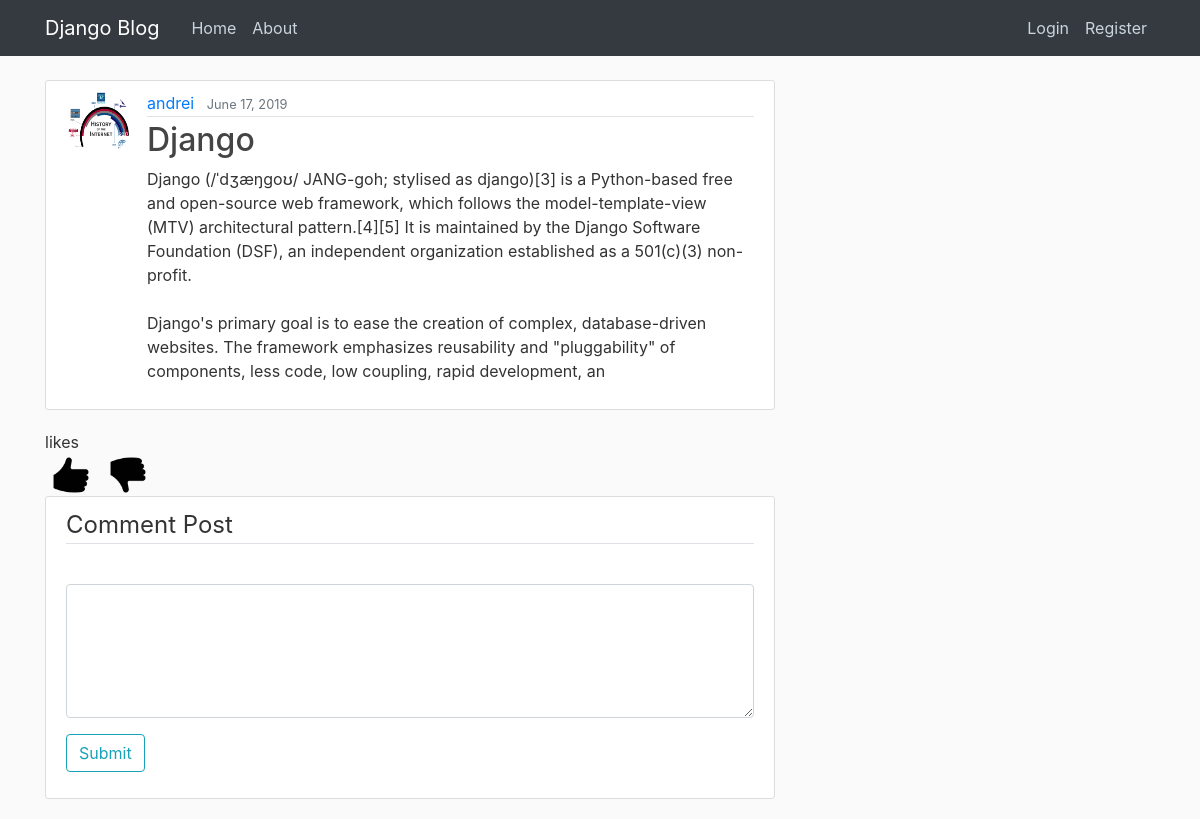
The page /post/13/ on the database its author committed.
### blog/models.py (models this page shows, shortened)
class Post(models.Model):
    title = models.CharField(max_length=100)
    content = models.TextField()
    date_posted = models.DateTimeField(default=timezone.now)
    author = models.ForeignKey(User, on_delete=models.CASCADE)
    rating = RatingField(can_change_vote=True)

### users/models.py (models this page shows, shortened)
class Profile(models.Model):
    user = models.OneToOneField(User, on_delete=models.CASCADE)
    image = models.ImageField(default='default.jpg', upload_to='profile_pics')

### blog/views.py (the view)
# urls.py: path('post/<int:pk>/', PostDetailView.as_view(), name='post-detail'),
class PostDetailView(DetailView):
    model = Post

### blog/templates/blog/post_detail.html (shortened to what this page needs)
{% extends "blog/base.html" %}
{% load staticfiles %}
{% load crispy_forms_tags %}
{% block content %}
  <article class="media content-section">
    <img class="rounded-circle article-img" src="{{ object.author.profile.image.url }}">
    <div class="media-body">
      <div class="article-metadata">
        <a class="mr-2" href="{% url 'user-posts' object.author.username %}">{{ object.author }}</a>
        <small class="text-muted">{{ object.date_posted|date:"F d, Y" }}</small>
      </div>
      <h2 class="article-title">{{ object.title }}</h2>
      <p class="article-content">{{ object.content }}</p>
    </div>
  </article>
  <div class="upvote-downvote">
    <div class="upvotes"> likes</div>
    <button class="vote" onclick="votes('{{object.id}}', 1)"><img src="/media/upvote.png" width="40" height="40"></button>
    <button class="vote" onclick="votes('{{object.id}}', -1)"><img src="/media/downvote.png" width="40" height="40"></button>
  </div>
  <div class="content-section">
    <form>
        <fieldset class="form-group">
            <legend class="border-bottom mb-4">Comment Post</legend>
        </fieldset>
        <div class="form-group">
          <textarea class="form-control" rows="5" id="comment" name="comment"></textarea>
        </div>
        <div class="form-group">
            <button class="btn btn-outline-info" type="button" onclick="add_comment('{{object.id}}')">Submit</button>
        </div>
    </form>
  </div>
{% endblock content %}

### blog/static/blog/main.css (style rules this page uses)
body { background: #fafafa; color: #333333; margin-top: 5rem; }
h1, h2, h3, h4, h5, h6 { color: #444444; }
.content-section { background: #ffffff; padding: 10px 20px; border: 1px solid #dddddd; border-radius: 3px; margin-bottom: 20px; }
.article-title { color: #444444; }
.article-content { white-space: pre-line; }
.article-img { height: 65px; width: 65px; margin-right: 16px; }
.article-metadata { padding-bottom: 1px; margin-bottom: 4px; border-bottom: 1px solid #e3e3e3 }
.vote { background: none !important; border: none !important; cursor: pointer; }

### rows shown on the page
Post: author.profile.image (picture), author "andrei", date_posted "June 17, 2019", title "Django", content "Django (/ˈdʒæŋɡoʊ/ JANG-goh; stylised as django)[3] is a Python-based free and open-source web framework, which follows the model-template-view (MTV) architectural pattern.[4][5] It is maintained by the Django Software Foundation (DSF), an independent organization established as a 501(c)(3) non-profit. Django's primary goal is to ease the creation of complex, database-driven websites. The framework emphasizes reusability and \"pluggability\" of components, less code, low coupling, rapid development, an"
